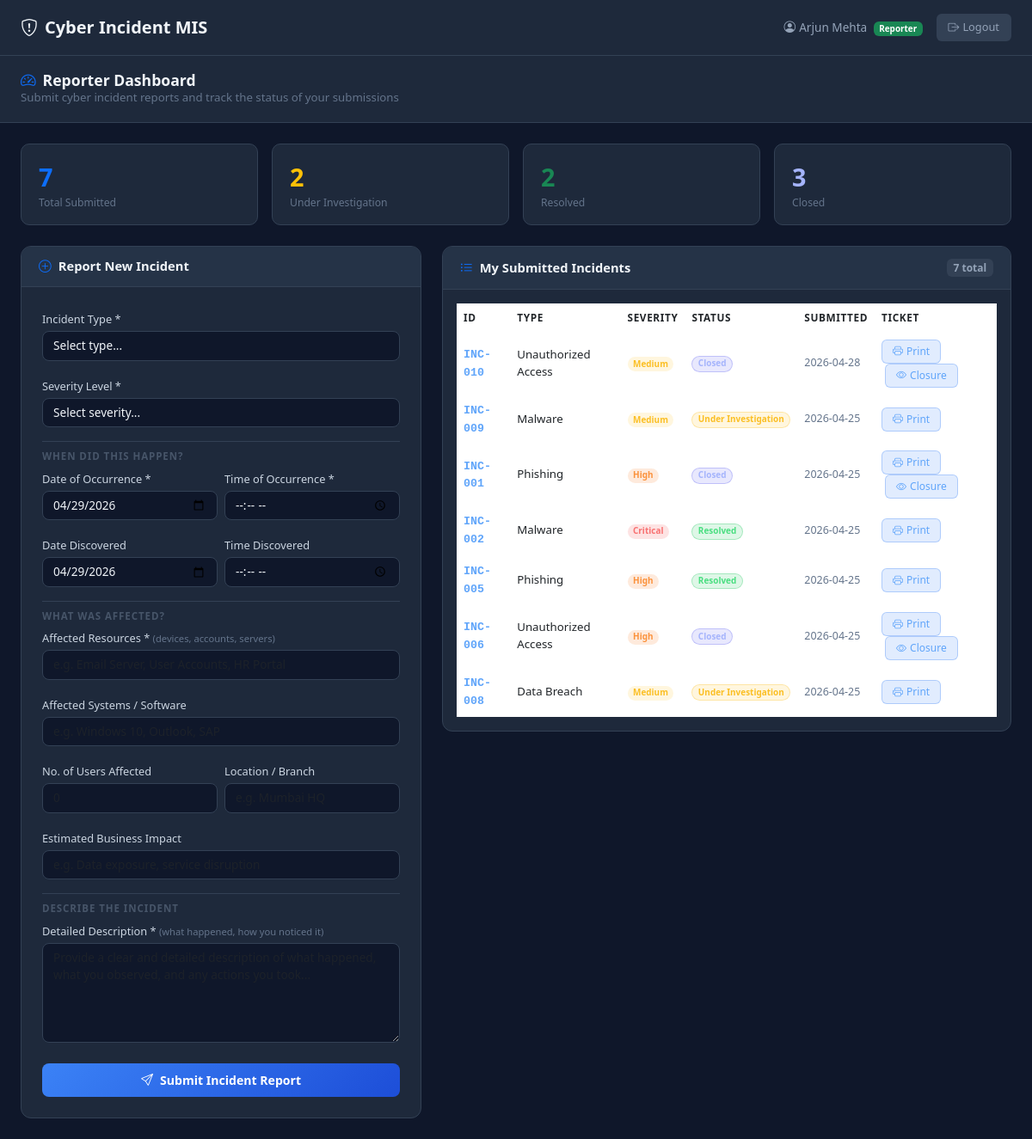
The app's page /reporter (signed in) with its own data.
### tables this page shows
CREATE TABLE investigations (
            id INTEGER PRIMARY KEY AUTOINCREMENT,
            incident_id INTEGER UNIQUE,
            findings TEXT DEFAULT '', actions_taken TEXT DEFAULT '',
            resolution_details TEXT DEFAULT '',
            updated_by INTEGER, updated_at TEXT DEFAULT CURRENT_TIMESTAMP,
            FOREIGN KEY(incident_id) REFERENCES incidents(id));

CREATE TABLE incidents (
            id INTEGER PRIMARY KEY AUTOINCREMENT,
            incident_id TEXT UNIQUE NOT NULL,
            type TEXT NOT NULL, description TEXT NOT NULL,
            severity TEXT NOT NULL, affected_resources TEXT NOT NULL,
            affected_systems TEXT DEFAULT '', estimated_impact TEXT DEFAULT '',
            no_of_users_affected TEXT DEFAULT '', location TEXT DEFAULT '',
            occurred_at TEXT NOT NULL, discovered_at TEXT DEFAULT '',
            status TEXT DEFAULT 'Reported', reported_by INTEGER,
            created_at TEXT DEFAULT CURRENT_TIMESTAMP,
            FOREIGN KEY(reported_by) REFERENCES users(id));

### app.py (the view)
@app.route('/reporter')
def reporter_dashboard():
    if session.get('role') != 'reporter': return redirect(url_for('login'))
    submitted = request.args.get('submitted','')
    new_inc   = None
    if submitted:
        new_inc = query_db('SELECT * FROM incidents WHERE incident_id=?', [submitted], one=True)
    incidents = query_db('''
        SELECT i.*,
               inv.findings,
               inv.actions_taken,
               inv.resolution_details
        FROM incidents i
        LEFT JOIN investigations inv ON i.id = inv.incident_id
        WHERE i.reported_by=?
        ORDER BY i.created_at DESC
    ''', [session['user_id']])
    today = datetime.now().strftime('%Y-%m-%d')
    return render_template('reporter.html', incidents=incidents, new_inc=new_inc,
                           form_data=None, today=today)

### app.py (called while the page is built)
def get_db():
    db = getattr(g, '_database', None)
    if db is None:
        db = g._database = sqlite3.connect(DATABASE)
        db.row_factory = sqlite3.Row
    return db

@app.teardown_appcontext
def close_connection(exception):
    db = getattr(g, '_database', None)
    if db is not None:
        db.close()

def query_db(query, args=(), one=False):
    cur = get_db().execute(query, args)
    rv = cur.fetchall()
    return (rv[0] if rv else None) if one else rv

### templates/reporter.html (shortened to what this page needs)
<!DOCTYPE html>
<html lang="en">
<head>
  <link href="https://cdn.jsdelivr.net/npm/bootstrap@5.3.0/dist/css/bootstrap.min.css" rel="stylesheet" />
  <link href="https://cdn.jsdelivr.net/npm/bootstrap-icons@1.10.5/font/bootstrap-icons.css" rel="stylesheet" />
</head>
<body>
  <nav class="navbar d-flex justify-content-between">
    <span class="navbar-brand"><i class="bi bi-shield-exclamation me-2"></i>Cyber Incident MIS</span>
    <div class="d-flex align-items-center gap-3">
      <span style="color:#94a3b8;font-size:.85rem"><i class="bi bi-person-circle me-1"></i>{{session.user_name}} <span
          class="badge bg-success ms-1" style="font-size:.62rem">Reporter</span></span>
      <a href="/logout" class="btn btn-logout"><i class="bi bi-box-arrow-right me-1"></i>Logout</a>
    </div>
  </nav>
  <div class="page-hdr">
    <h4><i class="bi bi-speedometer2 me-2 text-primary"></i>Reporter Dashboard</h4>
    <p>Submit cyber incident reports and track the status of your submissions</p>
  </div>
  <div class="container-fluid px-4 py-4">
    <div class="row g-3 mb-4">
      <div class="col-6 col-md-3">
        <div class="stat-card">
          <div class="num text-primary">{{incidents|length}}</div>
          <div class="lbl">Total Submitted</div>
        </div>
      </div>
      <div class="col-6 col-md-3">
        <div class="stat-card">
          <div class="num text-warning">{{incidents|selectattr('status','equalto','Under Investigation')|list|length}}</div>
          <div class="lbl">Under Investigation</div>
        </div>
      </div>
      <div class="col-6 col-md-3">
        <div class="stat-card">
          <div class="num text-success">{{incidents|selectattr('status','equalto','Resolved')|list|length}}</div>
          <div class="lbl">Resolved</div>
        </div>
      </div>
      <div class="col-6 col-md-3">
        <div class="stat-card">
          <div class="num" style="color:#a5b4fc">{{incidents|selectattr('status','equalto','Closed')|list|length}}</div>
          <div class="lbl">Closed</div>
        </div>
      </div>
    </div>
    <div class="row g-4">
      <div class="col-12 col-lg-5">
        <div class="card-dark">
          <div class="card-hdr">
            <h6><i class="bi bi-plus-circle me-2 text-primary"></i>Report New Incident</h6>
          </div>
          <div class="p-4">
            <form method="POST" action="/reporter/submit" id="incidentForm">
              <div class="mb-3">
                <label class="form-label">Incident Type *</label>
                <select name="type" class="form-select" required>
                  <option value="">Select type...</option>
                </select>
              </div>
              <div class="mb-3">
                <label class="form-label">Severity Level *</label>
                <select name="severity" class="form-select" required>
                  <option value="">Select severity...</option>
                </select>
              </div>
              <div class="section-divider">When did this happen?</div>
              <div class="row g-2 mb-3">
                <div class="col-6">
                  <label class="form-label">Date of Occurrence *</label>
                  <input type="date" name="occurred_date" class="form-control" required
                    value="{{form_data.occurred_date if form_data and form_data.occurred_date else ''}}" />
                </div>
                <div class="col-6">
                  <label class="form-label">Time of Occurrence *</label>
                  <input type="time" name="occurred_time" class="form-control" required
                    value="{{form_data.occurred_time if form_data and form_data.occurred_time else ''}}" />
                </div>
              </div>
              <div class="row g-2 mb-3">
                <div class="col-6">
                  <label class="form-label">Date Discovered</label>
                  <input type="date" name="discovered_date" class="form-control"
                    value="{{form_data.discovered_date if form_data and form_data.discovered_date else ''}}" />
                </div>
                <div class="col-6">
                  <label class="form-label">Time Discovered</label>
                  <input type="time" name="discovered_time" class="form-control"
                    value="{{form_data.discovered_time if form_data and form_data.discovered_time else ''}}" />
                </div>
              </div>
              <div class="section-divider">What was affected?</div>
              <div class="mb-3">
                <label class="form-label">Affected Resources * <small style="color:#64748b">(devices, accounts,
                    servers)</small></label>
                <input type="text" name="affected_resources" class="form-control"
                  placeholder="e.g. Email Server, User Accounts, HR Portal" required
                  value="{{form_data.affected_resources if form_data else ''}}" />
              </div>
              <div class="mb-3">
                <label class="form-label">Affected Systems / Software</label>
                <input type="text" name="affected_systems" class="form-control"
                  placeholder="e.g. Windows 10, Outlook, SAP"
                  value="{{form_data.affected_systems if form_data else ''}}" />
              </div>
              <div class="row g-2 mb-3">
                <div class="col-6">
                  <label class="form-label">No. of Users Affected</label>
                  <input type="number" name="no_of_users_affected" class="form-control" placeholder="0" min="0"
                    value="{{form_data.no_of_users_affected if form_data else ''}}" />
                </div>
                <div class="col-6">
                  <label class="form-label">Location / Branch</label>
                  <input type="text" name="location" class="form-control" placeholder="e.g. Mumbai HQ"
                    value="{{form_data.location if form_data else ''}}" />
                </div>
              </div>
              <div class="mb-3">
                <label class="form-label">Estimated Business Impact</label>
                <input type="text" name="estimated_impact" class="form-control"
                  placeholder="e.g. Data exposure, service disruption"
                  value="{{form_data.estimated_impact if form_data else ''}}" />
              </div>
              <div class="section-divider">Describe the incident</div>
              <div class="mb-4">
                <label class="form-label">Detailed Description * <small style="color:#64748b">(what happened, how you
                    noticed it)</small></label>
                <textarea name="description" class="form-control" rows="5"
                  placeholder="Provide a clear and detailed description of what happened, what you observed, and any actions you took..."
                  required>{{form_data.description if form_data else ''}}</textarea>
              </div>
              <button type="submit" class="btn btn-submit w-100">
                <i class="bi bi-send me-2"></i>Submit Incident Report
              </button>
            </form>
          </div>
        </div>
      </div>
      <div class="col-12 col-lg-7">
        <div class="card-dark">
          <div class="card-hdr d-flex justify-content-between align-items-center">
            <h6><i class="bi bi-list-ul me-2 text-primary"></i>My Submitted Incidents</h6>
            <span class="badge" style="background:#334155;color:#94a3b8">{{incidents|length}} total</span>
          </div>
          <div class="p-3">
            {% if incidents %}
            <div class="table-responsive">
              <table class="table table-borderless mb-0">
                <thead>
                  <tr>
                    <th>ID</th>
                    <th>Type</th>
                    <th>Severity</th>
                    <th>Status</th>
                    <th>Submitted</th>
                    <th>Ticket</th>
                  </tr>
                </thead>
                <tbody>
                  {% for inc in incidents %}
                  <tr>
                    <td><span class="inc-id">{{inc.incident_id}}</span></td>
                    <td>{{inc.type}}</td>
                    <td>
                      {% if inc.severity=='Critical' %}
                        <span class="badge b-crt rounded-pill">Critical</span>
                      {% elif inc.severity=='High' %}
                        <span class="badge b-hgh rounded-pill">High</span>
                      {% elif inc.severity=='Medium' %}
                        <span class="badge b-med rounded-pill">Medium</span>
                      {% else %}
                        <span class="badge b-low rounded-pill">Low</span>
                      {% endif %}
                    </td>
                    <td>
                      {% if inc.status=='Reported' %}
                        <span class="badge b-rep rounded-pill">Reported</span>
                      {% elif inc.status=='Under Investigation' %}
                        <span class="badge b-inv rounded-pill">Under Investigation</span>
                      {% elif inc.status=='Resolved' %}
                        <span class="badge b-res rounded-pill">Resolved</span>
                      {% else %}
                        <span class="badge b-cls rounded-pill">Closed</span>
                      {% endif %}
                    </td>
                    <td style="color:#64748b;font-size:.78rem">{{inc.created_at[:10]}}</td>
                    <td>
                      <a href="/reporter/ticket/{{inc.incident_id}}" target="_blank" class="btn btn-ticket">
                        <i class="bi bi-printer me-1"></i>Print
                      </a>
                      {% if inc.status == 'Closed' %}
                      <button type="button" class="btn btn-ticket ms-1" onclick="toggleClosure('closure-{{inc.id}}')">
                        <i class="bi bi-eye me-1"></i>Closure
                      </button>
                      {% endif %}
                    </td>
                  </tr>
                  {% endfor %}
                </tbody>
              </table>
            </div>
            {% else %}
            <div class="empty-state"><i class="bi bi-inbox"></i>No incidents submitted yet. Use the form to report your
              first incident.</div>
            {% endif %}
          </div>
        </div>
      </div>
    </div>
  </div>
</body>
</html>

### templates/reporter.html (style rules this page uses)
body { background: #0f172a; color: #e2e8f0; font-family: 'Segoe UI', sans-serif }
.navbar { background: #1e293b; border-bottom: 1px solid #334155; padding: 12px 24px }
.navbar-brand { color: #f1f5f9 !important; font-weight: 700 }
.btn-logout { background: #334155; border: none; color: #94a3b8; font-size: .8rem; padding: 6px 14px; border-radius: 6px }
.page-hdr { background: #1e293b; border-bottom: 1px solid #334155; padding: 18px 24px }
.page-hdr h4 { color: #f1f5f9; font-weight: 700; margin: 0; font-size: 1.1rem }
.page-hdr p { color: #64748b; margin: 0; font-size: .83rem }
.card-dark { background: #1e293b; border: 1px solid #334155; border-radius: 12px; overflow: hidden }
.card-hdr { background: #253347; border-bottom: 1px solid #334155; padding: 14px 20px }
.card-hdr h6 { color: #f1f5f9; font-weight: 700; margin: 0; font-size: .92rem }
.form-label { color: #cbd5e1; font-size: .8rem; font-weight: 500; margin-bottom: 4px }
.form-control, .form-select { background: #0f172a; border: 1px solid #334155; color: #f1f5f9; border-radius: 8px; font-size: .85rem }
.form-control option, .form-select option { background: #1e293b }
.btn-submit { background: linear-gradient(135deg, #3b82f6, #1d4ed8); border: none; color: white; padding: 9px 20px; border-radius: 8px; font-weight: 600; font-size: .88rem }
.stat-card { background: #1e293b; border: 1px solid #334155; border-radius: 10px; padding: 16px 20px }
.stat-card .num { font-size: 1.8rem; font-weight: 800; color: #f1f5f9 }
.stat-card .lbl { color: #64748b; font-size: .76rem }
table { color: #cbd5e1 }
thead th { background: #253347; color: #94a3b8; font-size: .74rem; text-transform: uppercase; letter-spacing: .05em; border-color: #334155; font-weight: 600 }
tbody td { border-color: #2d3f55; font-size: .83rem; vertical-align: middle }
.inc-id { font-family: monospace; color: #60a5fa; font-weight: 700 }
.b-inv { background: rgba(251, 191, 36, .15); color: #fbbf24; border: 1px solid rgba(251, 191, 36, .3) }
.b-res { background: rgba(34, 197, 94, .15); color: #4ade80; border: 1px solid rgba(34, 197, 94, .3) }
.b-cls { background: rgba(99, 102, 241, .15); color: #a5b4fc; border: 1px solid rgba(99, 102, 241, .3) }
.b-med { background: rgba(251, 191, 36, .15); color: #fbbf24 }
.b-hgh { background: rgba(249, 115, 22, .15); color: #fb923c }
.b-crt { background: rgba(239, 68, 68, .15); color: #f87171 }
.btn-ticket { background: rgba(59, 130, 246, .15); border: 1px solid rgba(59, 130, 246, .3); color: #60a5fa; font-size: .75rem; padding: 4px 12px; border-radius: 6px }
.section-divider { color: #475569; font-size: .72rem; text-transform: uppercase; letter-spacing: .08em; font-weight: 600; padding: 8px 0 4px; border-top: 1px solid #334155; margin-top: 12px }

### records on screen
investigations: incident_id "INC-010", type "Unauthorized Access", shows "Medium", shows "Closed", created_at "2026-04-28"
incidents: incident_id "INC-009", type "Malware", severity "Medium", shows "Under Investigation", created_at "2026-04-25"
investigations: incident_id "INC-001", type "Phishing", shows "High", shows "Closed", created_at "2026-04-25"
investigations: incident_id "INC-002", type "Malware", shows "Critical", shows "Resolved", created_at "2026-04-25"
investigations: incident_id "INC-005", type "Phishing", shows "High", shows "Resolved", created_at "2026-04-25"
investigations: incident_id "INC-006", type "Unauthorized Access", shows "High", shows "Closed", created_at "2026-04-25"
incidents: incident_id "INC-008", type "Data Breach", severity "Medium", shows "Under Investigation", created_at "2026-04-25"

### other values on screen
{{ session.user_name }} "Arjun Mehta"
{{ incidents|length }} "7"
{{ incidents|selectattr('status','equalto','Resolved')|list|length }} "2"
{{ incidents|selectattr('status','equalto','Closed')|list|length }} "3"
